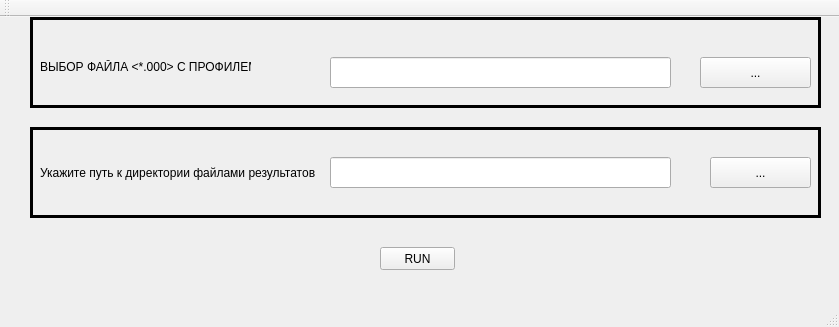
<?xml version="1.0" encoding="UTF-8"?>
<ui version="4.0">
 <class>MainWindow</class>
 <widget class="QMainWindow" name="MainWindow">
  <property name="geometry">
   <rect>
    <x>0</x>
    <y>0</y>
    <width>839</width>
    <height>327</height>
   </rect>
  </property>
  <property name="windowTitle">
   <string>MainWindow</string>
  </property>
  <widget class="QWidget" name="centralWidget">
   <widget class="QPushButton" name="pushButton">
    <property name="geometry">
     <rect>
      <x>380</x>
      <y>230</y>
      <width>75</width>
      <height>23</height>
     </rect>
    </property>
    <property name="text">
     <string>RUN</string>
    </property>
   </widget>
   <widget class="QFrame" name="frame_2">
    <property name="geometry">
     <rect>
      <x>30</x>
      <y>110</y>
      <width>791</width>
      <height>91</height>
     </rect>
    </property>
    <property name="frameShape">
     <enum>QFrame::Box</enum>
    </property>
    <property name="frameShadow">
     <enum>QFrame::Plain</enum>
    </property>
    <property name="lineWidth">
     <number>3</number>
    </property>
    <property name="midLineWidth">
     <number>1</number>
    </property>
    <widget class="QLabel" name="label_2">
     <property name="geometry">
      <rect>
       <x>10</x>
       <y>30</y>
       <width>381</width>
       <height>31</height>
      </rect>
     </property>
     <property name="text">
      <string>Укажите путь к директории файлами результатов</string>
     </property>
    </widget>
    <widget class="QPushButton" name="pushButton_2">
     <property name="geometry">
      <rect>
       <x>680</x>
       <y>30</y>
       <width>101</width>
       <height>31</height>
      </rect>
     </property>
     <property name="text">
      <string>...</string>
     </property>
    </widget>
    <widget class="QLineEdit" name="lineEdit">
     <property name="geometry">
      <rect>
       <x>300</x>
       <y>30</y>
       <width>341</width>
       <height>31</height>
      </rect>
     </property>
    </widget>
   </widget>
   <widget class="QFrame" name="frame_3">
    <property name="geometry">
     <rect>
      <x>30</x>
      <y>0</y>
      <width>791</width>
      <height>91</height>
     </rect>
    </property>
    <property name="frameShape">
     <enum>QFrame::Box</enum>
    </property>
    <property name="frameShadow">
     <enum>QFrame::Plain</enum>
    </property>
    <property name="lineWidth">
     <number>3</number>
    </property>
    <property name="midLineWidth">
     <number>1</number>
    </property>
    <widget class="QPushButton" name="pushButton_5">
     <property name="geometry">
      <rect>
       <x>670</x>
       <y>40</y>
       <width>111</width>
       <height>31</height>
      </rect>
     </property>
     <property name="text">
      <string>...</string>
     </property>
    </widget>
    <widget class="QLabel" name="label_26">
     <property name="geometry">
      <rect>
       <x>10</x>
       <y>40</y>
       <width>211</width>
       <height>20</height>
      </rect>
     </property>
     <property name="text">
      <string>ВЫБОР ФАЙЛА &lt;*.000&gt; С ПРОФИЛЕМ</string>
     </property>
    </widget>
    <widget class="QLineEdit" name="lineEdit_3">
     <property name="geometry">
      <rect>
       <x>300</x>
       <y>40</y>
       <width>341</width>
       <height>31</height>
      </rect>
     </property>
    </widget>
   </widget>
  </widget>
  <widget class="QMenuBar" name="menuBar">
   <property name="geometry">
    <rect>
     <x>0</x>
     <y>0</y>
     <width>839</width>
     <height>21</height>
    </rect>
   </property>
  </widget>
  <widget class="QToolBar" name="mainToolBar">
   <attribute name="toolBarArea">
    <enum>TopToolBarArea</enum>
   </attribute>
   <attribute name="toolBarBreak">
    <bool>false</bool>
   </attribute>
  </widget>
  <widget class="QStatusBar" name="statusBar"/>
 </widget>
 <layoutdefault spacing="6" margin="11"/>
 <resources/>
 <connections/>
</ui>
